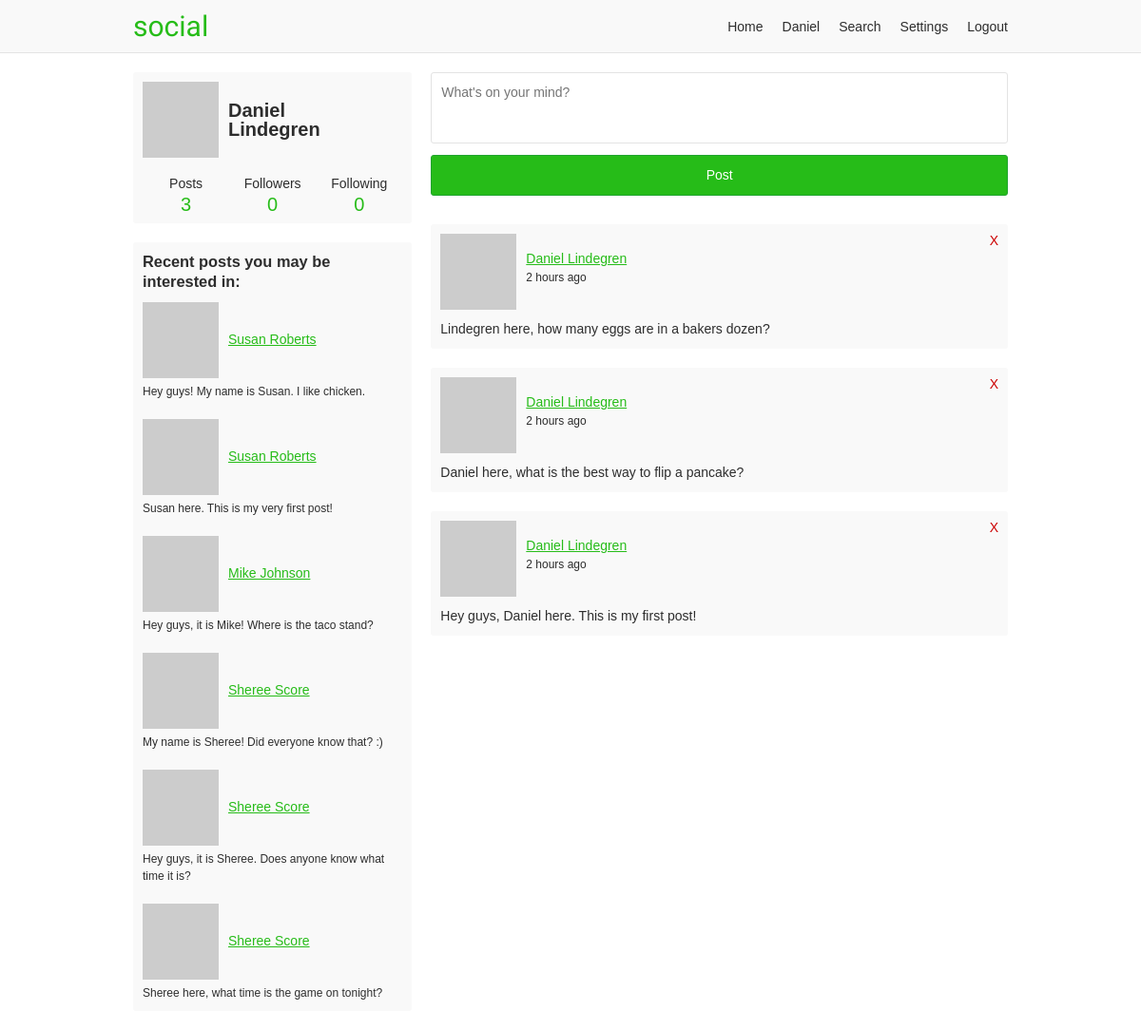
Screenshot of /home (signed in) with the database file from the repository.
### app/users/models/user.py (models this page shows, shortened)
class User(UserMixin, db.Model, BaseModel):
    username = db.Column(db.String(35), nullable=False, unique=True)
    email = db.Column(db.String(255), nullable=False, unique=True)
    password = db.Column(db.String(128), nullable=False)
    first_name = db.Column(db.String(35), nullable=False)
    last_name = db.Column(db.String(35), nullable=False)
    about_me = db.Column(db.Text)
    last_seen = db.Column(db.DateTime, default=datetime.utcnow)
    posts_per_page = db.Column(db.Integer, default=10, nullable=False)
    full_name = column_property(first_name + " " + last_name)
    followed = db.relationship(
        'User',
        secondary=followers,
        primaryjoin='followers.c.follower_id == User.id',
        secondaryjoin='followers.c.followed_id == User.id',
        backref=db.backref('followers', lazy='dynamic'),
        lazy='dynamic')
    post_author = db.relationship(
        'Post',
        foreign_keys='Post.author_id',
        backref='author', lazy='dynamic')
    post_recipient = db.relationship(
        'Post',
        foreign_keys='Post.recipient_id',
        backref='recipient', lazy='dynamic')
    @property
    def unfollowed_posts(self):
        return Post.query.join(
            User, Post.author_id == User.id).join(
                followers,
                and_(followers.c.followed_id == User.id,
                     followers.c.follower_id == self.id),
                isouter=True).filter(
                    followers.c.follower_id == None, # noqa
                    User.id != self.id,
                    Post.author_id == Post.recipient_id,
                    User.active == True, # noqa
                    Post.active == True).order_by( # noqa
                        Post.created.desc())
    @property
    def get_followers(self):
        return self.followers.filter_by(active=True)
    @property
    def get_followed(self):
        return self.followed.filter_by(active=True)
    @property
    def followed_posts(self):
        followed = Post.query.\
            join(User, User.id == Post.author_id).\
            join(followers, followers.c.followed_id == Post.author_id).filter(
                followers.c.follower_id == self.id,
                Post.author_id == Post.recipient_id,
                Post.active == True, # noqa
                User.active == True)
        return followed.union(self.profile_posts).order_by(Post.created.desc())
    @property
    def profile_posts(self):
        return Post.query.join(User, User.id == Post.author_id).filter(
            Post.recipient_id == self.id, User.active == True, # noqa
            Post.active == True)
    @property
    def my_posts(self):
        return Post.query.join(User, User.id == Post.recipient_id).filter(
            Post.recipient_id == self.id, User.active == True, # noqa
            Post.author_id == self.id, Post.active == True)
    def avatar(self, size):
        digest = md5(self.email.lower().encode('utf-8')).hexdigest()
        return 'https://www.gravatar.com/avatar/{}?d=monsterid&s={}'.format(
            digest, size)

### app/users/models/post.py (models this page shows, shortened)
class Post(db.Model, BaseModel):
    body = db.Column(db.Text)
    author_id = db.Column(db.Integer, db.ForeignKey('user.id'))
    recipient_id = db.Column(db.Integer, db.ForeignKey('user.id'))

### app/users/views.py (the view)
@users.route('/home', methods=['GET', 'POST'])
@login_required
def home():
    form = PostForm()
    if form.validate_on_submit():
        post = Post(body=form.body.data, author=current_user,
                    recipient=current_user)
        post.commit()
        flash('Your post is now live!')
        return redirect(url_for('users.home'))
    page = request.args.get('page', 1, type=int)
    posts = current_user.followed_posts.paginate(
        page, current_user.posts_per_page, False)
    unfollowed_posts = current_user.unfollowed_posts.limit(8).all()
    return render_template('users/home.html', form=form, posts=posts,
                           unfollowed_posts=unfollowed_posts)

### app/users/forms.py
class PostForm(FlaskForm):
    body = TextAreaField('Say something', validators=[DataRequired()])
    submit = SubmitField('Post')

### app/helpers.py (called while the page is built)
def truncate(text, max_length=150):
    if len(text) > max_length:
        text = '{}...'.format(text[0:max_length])
    return text

### app/users/models/user.py (called while the page is built)
@login.user_loader
def load_user(id):
    return User.query.get(int(id))

### app/users/views.py (called while the page is built)
@users.before_request
def before_request():
    if current_user.is_authenticated:
        if not current_user.active:
            return redirect(url_for('static_views.logout'))

### app/templates/users/home.html (shortened to what this page needs)
{% extends "base.html" %}
{% from "/_macros.html" import render_pagination %}
{% block content %}
<div class="grid-container">
  <div class="profile-aside">
    <div class="profile-info-container">
      <a class="profile-info" href="{{ url_for('users.profile', username=current_user.username) }}">
        <img src="{{ current_user.avatar(60) }}">
        <h2>{{ current_user.first_name }}<br>{{ current_user.last_name }}</h1>
      </a>
      <div class="user-numbers user-numbers-home">
        <a href="{{ url_for('users.profile', username=current_user.username) }}">
          Posts <span>{{ current_user.my_posts.count() }}</span>
        </a>
        <a href="{{ url_for('users.followers', username=current_user.username) }}">
          Followers <span>{{ current_user.get_followers.count() }}</span>
        </a>
        <a href="{{ url_for('users.following', username=current_user.username) }}">
          Following <span>{{ current_user.get_followed.count() }}</span>
        </a>
      </div>
    </div>
    {% if unfollowed_posts %}
    <div class="recent-posts-container">
      <h3>Recent posts you may be interested in</h3>
      <ul class="recent-posts">
        {% for post in unfollowed_posts %}
        <li>
          <a class="post-header" href="{{ url_for('users.profile', username=post.author.username) }}">
            <img src="{{ post.author.avatar(30) }}">
            <p>{{ post.author.full_name }}</p>
          </a>
          <p>{{ post.body|truncate }}</p>
        </li>
        {% endfor %}
      </ul>
    </div>
    {% endif %}
  </div>
  <div class="profile-content">
    <form method="post" novalidate>
      <div class="input-container">
        {% if form.body.errors %}
        {{ form.body(class="input-error", placeholder="What's on your mind?") }}
        <p>{{ form.body.errors[0] }}</p>
        {% else %}
        {{ form.body(placeholder="What's on your mind?") }}
        {% endif %}
      </div>
      {{ form.submit }}
    </form>
    {% if posts.items %}
      {% for post in posts.items %}
      {% include "/users/_post.html" %}
      {% endfor %}
    {% else %}
    <p class="card">Nothing to show. Post something, or start following some people.</p>
    {% endif %}
  </div>
</div>
{% endblock %}

### app/templates/base.html (shortened to what this page needs)
<!doctype html>
<html lang="en">
<head>
  <link rel="stylesheet" href="{{ url_for('static', filename='css/layout.css') }}">
</head>
<body>
<div class="header-container">
  <header class="site-header responsive-container">
    <h1 class="branding"><a href="{{ url_for('static_views.index') }}">{{ APP_NAME }}</a></h1>
    {% if current_user.is_authenticated %}
    <ul class="primary-nav">
      <li><a href="{{ url_for('users.home') }}">Home</a></li>
      <li><a href="{{ url_for('users.profile', username=current_user.username) }}">{{ current_user.first_name }}</a></li>
      <li><a href="{{ url_for('users.search') }}">Search</a></li>
      <li><a href="{{ url_for('users.settings_account') }}">Settings</a></li>
      <li><a href="{{ url_for('static_views.logout') }}">Logout</a></li>
    </ul>
    {% endif %}
  </header>
</div>
<div class="responsive-container">
{% block content %}
{% endblock %}
</div>
</body>
</html>

### app/templates/users/_post.html
<div class="post">
  <div class="post-header">
    <img src="{{ post.author.avatar(40) }}">
    <p class="post-info">
      <a href="{{ url_for('users.profile', username=post.author.username) }}">{{ post.author.full_name }}</a>
      <time>{{ moment(post.created).fromNow() }}</time>
    </p>
    {% if current_user == post.author or post.recipient_id == current_user.id %}
    <a class="delete-post" href="{{ url_for('users.user_action', username=post.author.username, action='delete-post', post_id=post.id) }}" title="Delete post">X</a>
    {% endif %}
  </div>
  <p class="post-body">{{ post.body }}</p>
</div>

### app/static/css/layout.css (style rules this page uses)
:root { --green: #26bc18; --dark-green: #21a42f; --light-gray: #f9f9f9; --dark-gray: #e3e3e3; --light-green: #e9ffe0; --green-border: #c9ffb2; --green-text: #335922; --text-color: #2d2d2d; --white: #fff; --red: #cc0000; }
*, *::before, *::after { box-sizing: border-box; }
html { font-family: sans-serif; font-size: 62.5%; }
article, aside, figcaption, figure, footer, header, hgroup, main, nav, section { display: block; }
body { margin: 0; color: var(--text-color); font-size: 1.4rem; line-height: 1; }
h1, h2, h3, h4, h5, h6 { margin: 0 0 10px 0; }
p, ol, ul, dl { margin: 0 0 10px 0; padding: 0; }
p { line-height: 1.5; }
img { display: block; }
ol, ul { list-style: none; }
a, a:link { color: var(--green); ext-decoration: none; }
.responsive-container { margin: 0 auto; max-width: 960px; padding: 0 20px; }
.grid-container { display: grid; grid-template-columns: repeat(12, [col-start] 1fr); grid-gap: 20px; }
.grid-container > .profile-aside, .grid-container > .profile-content, .grid-container > .settings-aside, .grid-container > .settings-content, .grid-container > .index-content, .grid-container > .index-registration { grid-column: col-start / -1; }
@media (min-width: 768px) { .grid-container > .profile-aside { grid-column: col-start / span 4; } }
@media (min-width: 768px) { .grid-container > .profile-content { grid-column: col-start 5 / span 8; } }
input, textarea { display: inline-block; padding: 10px; width: 100%; border: 1px solid var(--dark-gray); border-radius: 3px; font-family: inherit; font-size: inherit; line-height: 1.5; }
textarea { height: 75px; resize: none; }
input[type=submit] { margin-bottom: 10px; background-color: var(--green); border-color: var(--dark-green); color: var(--white); }
.input-container { margin-bottom: 10px; }
.header-container { margin-bottom: 20px; background-color: var(--light-gray); border-bottom: 1px solid var(--dark-gray); }
.header-container .site-header { align-items: center; display: flex; }
.branding { margin: 0; padding: 10px 0; }
.branding a { font: 30px "Fredoka One"; text-decoration: none; }
.primary-nav { display: flex; margin: 0 0 0 auto; }
.primary-nav li { padding: 0 10px; }
.primary-nav li:last-child { padding-right: 0; }
.primary-nav a { color: var(--text-color); text-decoration: none; }
.post { margin-bottom: 20px; padding: 10px; position: relative; background-color: var(--light-gray); border-radius: 3px; }
.profile-content > form { margin-bottom: 20px; }
.post .post-header { align-items: center; display: flex; }
.post .post-header img { align-self: flex-start; }
.post .post-header time { display: block; font-size: 1.2rem; }
.post .post-info { margin-left: 10px; }
.post .post-body { margin: 10px 0 0; }
.post .delete-post { position: absolute; top: 10px; right: 10px; color: var(--red); text-decoration: none; }
.recent-posts { margin-bottom: 0; }
.recent-posts li { margin-bottom: 20px; }
.recent-posts li:last-child { margin-bottom: 0; }
.recent-posts li > p { margin-bottom: 0; font-size: 1.2rem; }
.recent-posts .post-header { align-items: center; display: flex; margin-bottom: 5px; }
.recent-posts .post-header > p { margin: 0 0 0 10px; }
.profile-info-container, .about-container, .last-seen-container, .recent-posts-container { padding: 10px; margin-bottom: 20px; background-color: var(--light-gray); border-radius: 3px; }
.profile-info { align-items: center; display: flex; margin-bottom: 20px; overflow: hidden; }
.profile-info, .profile-info:link { color: var(--text-color); text-decoration: none; }
.profile-info > h2 { margin: 0 0 0 10px; font-size: 20px; }
.user-numbers { display: flex; text-align: center; }
.user-numbers > a { color: var(--text-color); text-decoration: none; }
.user-numbers-home > a { width: 33.33333333%; }
.user-numbers > a span { display: block; margin-top: 5px; color: var(--green); font-size: 20px; }
.recent-posts-container > h3 { line-height: 1.3; }
.recent-posts-container > h3:after { content: ":"; }

### rows the page displays
User: first_name "Daniel", last_name "Lindegren"
Post: author.full_name "Susan Roberts", body "Hey guys! My name is Susan. I like chicken."
Post: author.full_name "Susan Roberts", body "Susan here. This is my very first post!"
Post: author.full_name "Mike Johnson", body "Hey guys, it is Mike! Where is the taco stand?"
Post: author.full_name "Sheree Score", body "My name is Sheree! Did everyone know that? :)"
Post: author.full_name "Sheree Score", body "Hey guys, it is Sheree. Does anyone know what time it is?"
Post: author.full_name "Sheree Score", body "Sheree here, what time is the game on tonight?"
Post: author.full_name "Daniel Lindegren", created "2 hours ago", body "Lindegren here, how many eggs are in a bakers dozen?"
Post: author.full_name "Daniel Lindegren", created "2 hours ago", body "Daniel here, what is the best way to flip a pancake?"
Post: author.full_name "Daniel Lindegren", created "2 hours ago", body "Hey guys, Daniel here. This is my first post!"

### other values shown
{{ APP_NAME }} "social"
{{ current_user.my_posts.count() }} "3"
{{ current_user.get_followers.count() }} "0"
{{ current_user.get_followed.count() }} "0"
